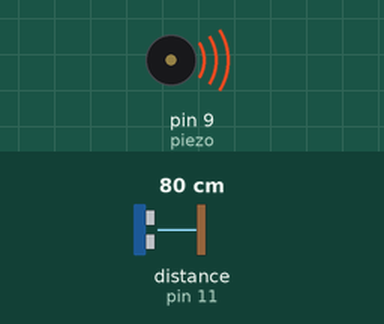
Recording of a sketch running on a simulated Arduino Uno, built with avr-gcc and run on an emulated ATmega328P. Shown: buzzer (waves = sounding). Wiring (inferred from the names in the program): ultrasonic range finder: trigger pin 10; echo pin 11. Inputs (shaded band) come from the test bench; at power-on: distance to the obstacle (sensor on pin 11) 80 cm. The echo pulse lasts 58.3 µs per cm; what the sketch prints to the serial monitor is not drawn.

Above: at 1.2 s.
1.3 s: distance to the obstacle (sensor on pin 11) set to 2 cm
Timing chart, 0 to 4.3 s (numbered marks = the images above; inputs shaded):
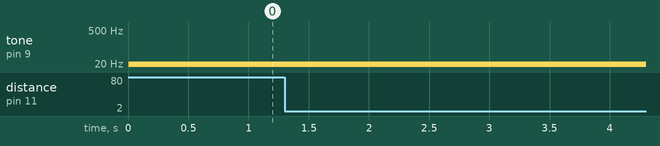

The sketch:

ultrasonik.ino
```cpp
//define pins number
const int trigPin = 10;
const int echoPin = 11;
const int LEDY = 13;
const int LEDR = 12;
const int piezo = 9;

//define variables
long duration;
int distance;
int bts = 1000;

void setup() {
  // put your setup code here, to run once:
pinMode(trigPin,OUTPUT); //sets the trigpin as a output
pinMode(echoPin, INPUT);//sets the echopin as an input
Serial.begin(9600);//starts the serial couminaction
}

void loop() {
  // put your main code here, to run repeatedly:
//clear the trigpin
digitalWrite(trigPin,LOW);
delayMicroseconds(2);

// sets the trigpin on high state for 10 micro second
digitalWrite(trigPin,HIGH);
delayMicroseconds(10);
digitalWrite(trigPin,LOW);

//read the echopin
duration = pulseIn(echoPin, HIGH);
//calculating the distance
distance = duration*0.034/2;

if(distance>=bts){
    digitalWrite(LEDY,HIGH);
    digitalWrite(LEDR,LOW);
    noTone(piezo);
  }
  else{
    digitalWrite(LEDY,LOW);
    digitalWrite(LEDR,HIGH);
    tone(piezo,15);
    delay(100);}

//print the distance on the serial monitor
Serial.print("Distance : ");
Serial.print(distance);
Serial.println(" cm");
}
```

Measured:
- after the input at 1.3 s, every drawn part: stays the same
